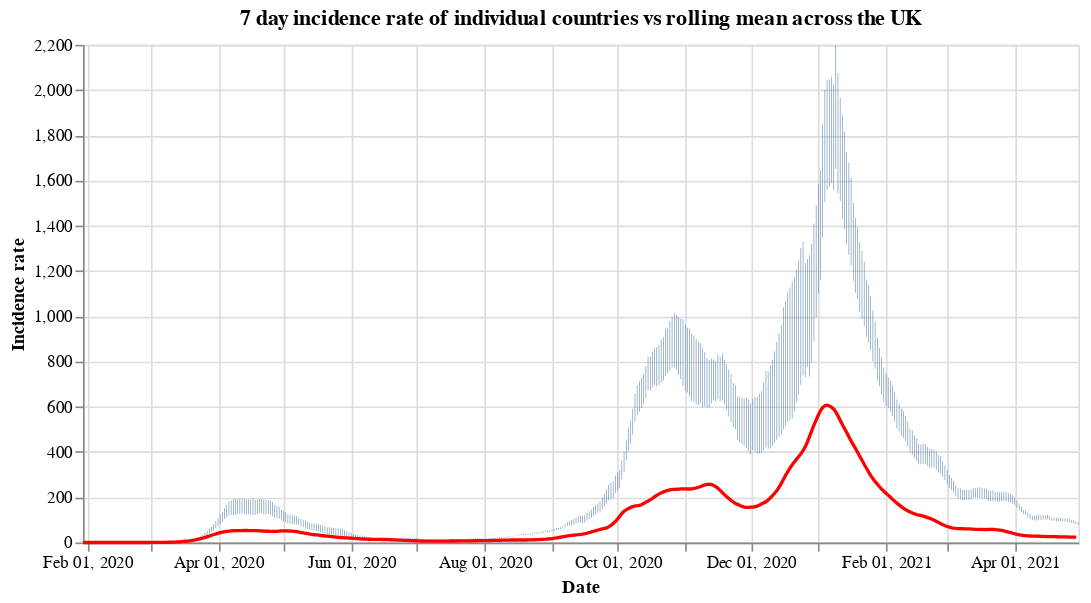

Notebook cell for this chart:
### Code cell
#collapse
countries = uk_cases['areaName'].unique()
countries.sort()

selection = alt.selection_single(
    name='Select',
    fields=['areaName'],
    init={'areaName': 'Wales'},
    bind={'areaName': alt.binding_select(options=countries)}
)

# scatter plot, modify opacity based on selection
bars = alt.Chart(uk_cases).mark_bar().add_selection(
    selection
).encode(
    x=alt.X("yearmonthdate(date):T", axis=alt.Axis(title='Date')),
    y=alt.Y("weeklyCasesRate:Q", axis=alt.Axis(title='Incidence rate')),
    tooltip='weeklyCasesRate:Q',
    opacity=alt.condition(selection, alt.value(1), alt.value(0))
).properties(title=f'7 day incidence rate of individual countries vs rolling mean across the UK', width=600)

line = alt.Chart(overview_cases).mark_line(
    color='red',
    size=2,
).transform_window(
    rolling_mean='mean(weeklyCasesRate)',
    frame=[0, 7]
).encode(
    x='yearmonthdate(date):T',
    y='rolling_mean:Q'
)

alt.layer(bars, line)

### Figure 1 — Vega-Lite specification as saved in the notebook (floating-point values rounded to 4 significant figures; data arrays with more than 128 entries replaced by an {"elided": "..."} marker saying what was removed)
{"config": {"view": {"continuousWidth": 400, "continuousHeight": 300}}, "layer": [{"data": {"name": "data-0427d718ca8a94e51c54f115701557ee"}, "mark": "bar", "encoding": {"opacity": {"condition": {"value": 1, "selection": "Select"}, "value": 0}, "tooltip": {"type": "quantitative", "field": "weeklyCasesRate"}, "x": {"type": "temporal", "axis": {"title": "Date"}, "field": "date", "timeUnit": "yearmonthdate"}, "y": {"type": "quantitative", "axis": {"title": "Incidence rate"}, "field": "weeklyCasesRate"}}, "selection": {"Select": {"type": "single", "fields": ["areaName"], "init": {"areaName": "Wales"}, "bind": {"areaName": {"input": "select", "options": ["England", "Northern Ireland", "Scotland", "Wales"]}}}}, "title": "7 day incidence rate of individual countries vs rolling mean across the UK", "width": 600}, {"data": {"name": "data-35997bfadc6086b3697471a30a3f245e"}, "mark": {"type": "line", "color": "red", "size": 2}, "encoding": {"x": {"type": "temporal", "field": "date", "timeUnit": "yearmonthdate"}, "y": {"type": "quantitative", "field": "rolling_mean"}}, "transform": [{"window": [{"op": "mean", "field": "weeklyCasesRate", "as": "rolling_mean"}], "frame": [0, 7]}]}], "$schema": "https://vega.github.io/schema/vega-lite/v4.8.1.json", "datasets": {"data-0427d718ca8a94e51c54f115701557ee": {"elided": "1732 records"}, "data-35997bfadc6086b3697471a30a3f245e": {"elided": "456 records"}}}
